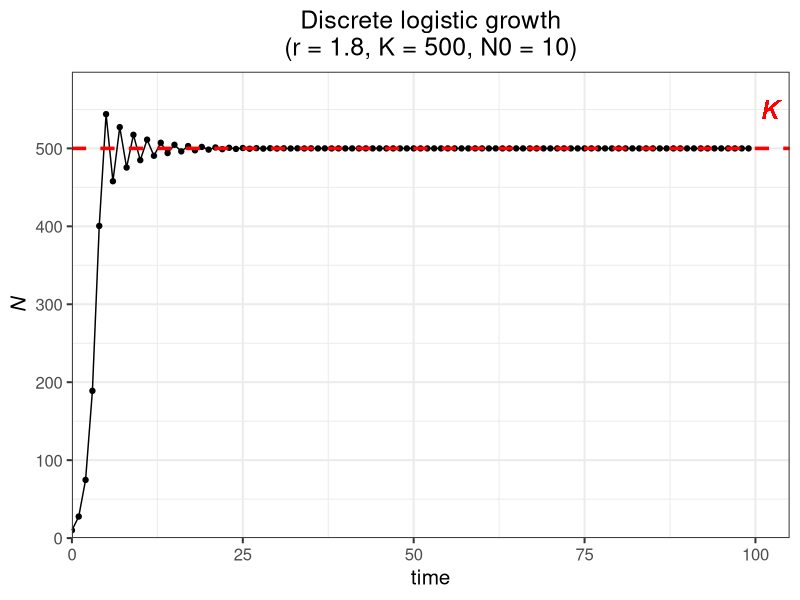
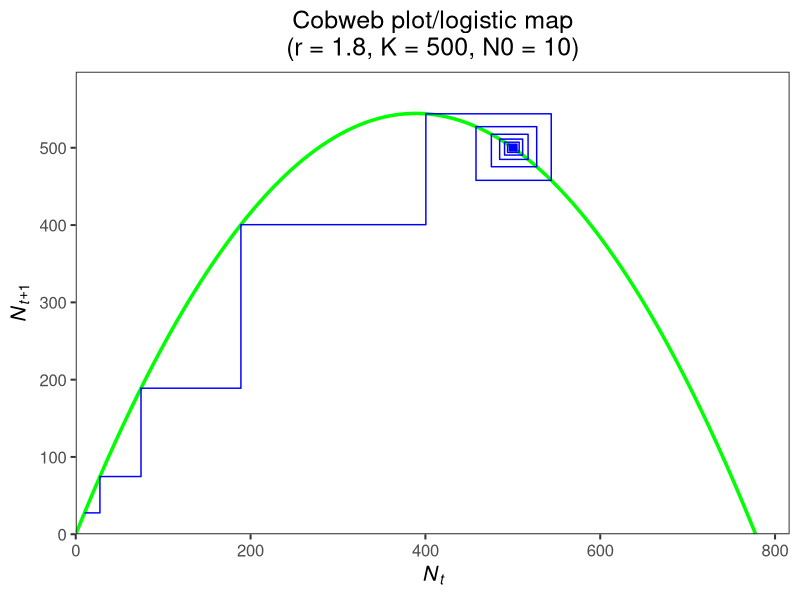

Generate these figures, in order, with R:
## ---- chunk 1
knitr::opts_chunk$set(message = F, 
                      error = F, 
                      warning = F)

## ---- chunk 2
library(tidyverse)

### (1) Set the parameters
r <- 1.8
K <- 500
N0 <- 10
time <- 100

### (2) Define the discrete logistic growth equation
log_fun <- function(r, N, K){N + r*N*(1-N/K)}  

### (3) Use for loop to iterate over the time sequence
pop_size <- numeric(time)
pop_size[1] <- N0

for (i in 2:time) {pop_size[i] <- log_fun(r = r, N = pop_size[i - 1], K = K)}

pop_data <- pop_size %>% 
  as.data.frame() %>% 
  rename(., pop_size = `.`) %>%
  mutate(time = 0:(time-1)) %>%
  relocate(time)

head(pop_data)
## ---- chunk 3
### Population trajectory
ggplot(pop_data, aes(x = time, y = pop_size)) + 
  geom_point() + 
  geom_line() +
  geom_hline(yintercept = K, color = "red", size = 1.2, linetype = "dashed") + 
  geom_text(x = time*1.02, y = K+50, label = "italic(K)", color = "red", size = 6.5, parse = T) +
  labs(y = expression(italic(N)), title = paste0("Discrete logistic growth", "\n", "(r = ", r, ", K = ", K, ", N0 = ", N0, ")")) + 
  scale_x_continuous(limits = c(0, time*1.05), expand = c(0, 0)) + 
  scale_y_continuous(limits = c(0, max(pop_size)*1.1), expand = c(0, 0)) + 
  theme_bw(base_size = 15) +
  theme(plot.title = element_text(hjust = 0.5))

### Cobweb plot/logistic map
cobweb_data <- data.frame(Nt = rep(pop_size[-time], each = 2)[-1], 
                          Nt1 = rep(pop_size[-1], each = 2)[-length(rep(pop_size[-1], each = 2))])

logistic_map <- data.frame(Nt = seq(0, (r+1)/r*K, by = 0.1)) %>%
  mutate(Nt1 = Nt + r*Nt*(1-Nt/K))

ggplot() + 
  geom_line(data = logistic_map, aes(x = Nt, y = Nt1), color = "green", size = 1.2) + 
  geom_path(data = cobweb_data, aes(x = Nt, y = Nt1), color = "blue", size = 0.5) + 
  labs(x = expression(italic(N[t])),
       y = expression(italic(N[t+1])), 
       title = paste0("Cobweb plot/logistic map", "\n", "(r = ", r, ", K = ", K, ", N0 = ", N0, ")")) + 
  scale_x_continuous(limits = c(0, (r+1)/r*K*1.05), expand = c(0, 0)) + 
  scale_y_continuous(limits = c(0, max(pop_size)*1.1), expand = c(0, 0)) + 
  theme_bw(base_size = 15) +
  theme(plot.title = element_text(hjust = 0.5),
        panel.grid = element_blank())

## ---- chunk 4
knitr::include_app("https://genchanghsu0115.shinyapps.io/Discrete_logistic_mod_shinyapp/", height = "750px")
